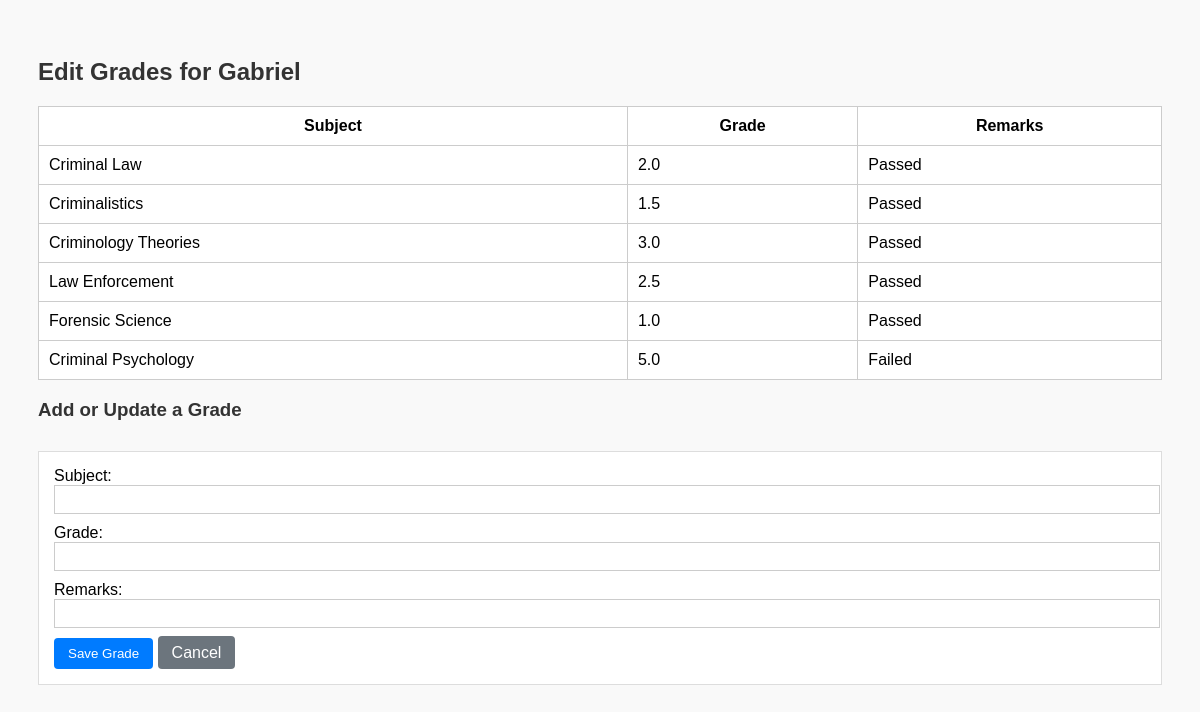
The page /Registrar/pages/edit_grades.php?student_id=1007 on the database as committed earlier.
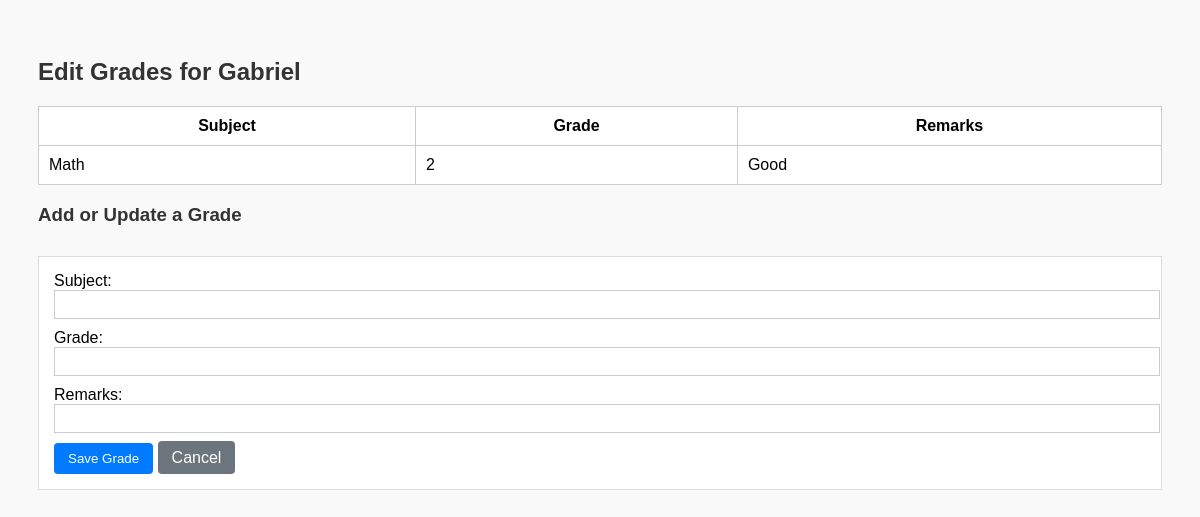
The same page on the database as committed later.
### tables this page shows
CREATE TABLE `student_grades` (
  `id` int(11) NOT NULL,
  `student_id` int(11) NOT NULL,
  `subject` varchar(100) NOT NULL,
  `grade` varchar(10) DEFAULT NULL,
  `remarks` varchar(50) DEFAULT NULL,
  `school_year` int(255) NOT NULL,
  `semester` varchar(255) NOT NULL
);

### Registrar/pages/edit_grades.php (the view, shortened to what this page needs)
<?php
$servername = "localhost";
$username = "root";
$password = "";
$dbname = "iscpdb";
$conn = new mysqli($servername, $username, $password, $dbname);
$student_id = isset($_GET['student_id']) ? intval($_GET['student_id']) : 0;
$student = null;
$stmt = $conn->prepare("SELECT full_name FROM tbladmission_addstudent WHERE Admission_ID = ?");
$stmt->bind_param("i", $student_id);
$stmt->execute();
$result = $stmt->get_result();
if ($result->num_rows > 0) {
    $student = $result->fetch_assoc();
} else {
    die("Student not found.");
}
$grades = [];
$grade_stmt = $conn->prepare("SELECT * FROM student_grades WHERE student_id = ?");
$grade_stmt->bind_param("i", $student_id);
$grade_stmt->execute();
$grade_result = $grade_stmt->get_result();
while ($row = $grade_result->fetch_assoc()) {
    $grades[] = $row;
}
?>
<!DOCTYPE html>
<html>
<head>
</head>
<body>
<h2>Edit Grades for <?= htmlspecialchars($student['full_name']) ?></h2>
<table>
    <tr>
        <th>Subject</th>
        <th>Grade</th>
        <th>Remarks</th>
    </tr>
    <?php if (!empty($grades)): ?>
        <?php foreach ($grades as $g): ?>
            <tr>
                <td><?= htmlspecialchars($g['subject']) ?></td>
                <td><?= $g['grade'] ?></td>
                <td><?= htmlspecialchars($g['remarks']) ?></td>
            </tr>
        <?php endforeach; ?>
    <?php else: ?>
        <tr><td colspan="3">No grades found.</td></tr>
    <?php endif; ?>
</table>
<h3>Add or Update a Grade</h3>
<form method="POST">
    <label>Subject:</label>
    <input type="text" name="subject" required>
    <label>Grade:</label>
    <input type="number" name="grade" step="0.01" required>
    <label>Remarks:</label>
    <input type="text" name="remarks">
    <button type="submit">Save Grade</button>
    <a class="cancel" href="/International-State-College-of-the-Philippines/Registrar/registrar.php?page=grades_transcripts">Cancel</a>
</form>
</body>
</html>

Rows that differ between the two databases and show on the page:
removed student_grades: subject "Criminal Law", grade "2.0", remarks "Passed"
removed student_grades: subject "Criminalistics", grade "1.5", remarks "Passed"
removed student_grades: subject "Criminology Theories", grade "3.0", remarks "Passed"
removed student_grades: subject "Law Enforcement", grade "2.5", remarks "Passed"
removed student_grades: subject "Forensic Science", grade "1.0", remarks "Passed"
removed student_grades: subject "Criminal Psychology", grade "5.0", remarks "Failed"
added student_grades: subject "Math", grade "2", remarks "Good"
